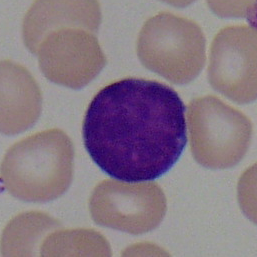
#> input picture Dataset/Single Cell/Blast/Im005_1.tif, 257 x 257 px
$ python sidebysidething.py
#> lines starting #> are read from the running program, lines starting #| are printed output that depends on the picture; after the words box and inside, x2 and y2 are one past the last pixel; in counts of white or black regions, pixels touching at a corner belong together; long printed decimals are rounded
from PIL import Image
from numpy import asarray
import numpy as np
import matplotlib.pyplot as plt
import cv2
import math


path = "../Dataset/Single Cell/Blast/Im005_1.tif"

im = cv2.imread(path)
#> im is the input picture: shape (257, 257, 3); mean B, G, R 132.8, 121, 136.4

im = Image.open(path)
#> im: PIL image 257x257 RGB
print(path)

imarr = np.copy(asarray(im.split()[0]))

clahe = cv2.createCLAHE(clipLimit=2.0, tileGridSize=(8, 8))

imarr = clahe.apply(imarr)

thresh = 130

n = len(imarr)
#> n = 257

m = len(imarr[0])
#> m = 257

for i in range (imarr.shape[0]):
    for j in range (imarr.shape[1]):
        if(imarr[i][j] > thresh):
            imarr[i][j] = 255
        else:
            imarr[i][j] = 0
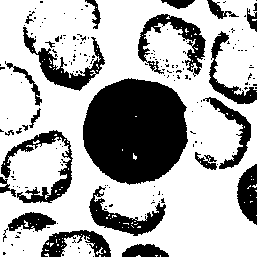
#> imarr: shape (257, 257); 68.9% white; 185 black regions (160 under 20 px), largest, box (x1, y1, x2, y2) and area: (83, 78, 188, 185) 8729, (1, 130, 73, 203) 1406, (138, 14, 206, 77) 1369


bimg = Image.fromarray(imarr)

bimg.show()

wl = 35
for i in range(n - wl):
    for j in range(m - wl):
        valid = True
        for k in range (i, i + wl):
            if (imarr[k][j] == 255):
                valid = False
                break
            if (imarr[k][j + wl] == 255):
                valid = False
                break
        if (valid == False):
            continue
        for k in range (j, j + wl):
            if (imarr[i][k] == 255):
                valid = False
                break
            if (imarr[i + wl][k] == 255):
                valid = False
                break
        if (valid == False):
            continue
        for x in range(i, i + wl):
            for y in range (j, j + wl):
                imarr[x][y] = 0
#> imarr: shape (257, 257); 68.8% white; 185 black regions (160 under 20 px), largest, box (x1, y1, x2, y2) and area: (83, 78, 188, 185) 8750, (1, 130, 73, 203) 1406, (138, 14, 206, 77) 1369


for i in range(n):
    for j in range(m):
        if(imarr[i][j] == 0):
            imarr[i][j] = 255
        else:
            imarr[i][j] = 0


imarr = cv2.morphologyEx(imarr, cv2.MORPH_CLOSE, (10,10), iterations=3)
#> imarr: shape (257, 257); 32.8% white; 116 white regions (91 under 20 px), largest, box (x1, y1, x2, y2) and area: (83, 81, 188, 188) 8753, (0, 133, 73, 206) 1733, (138, 17, 206, 80) 1570

wl = 40
for i in range(n - wl):
    for j in range(m - wl):
        valid = True
        for k in range (i, i + wl):
            if (imarr[k][j] == 0 and i < n - wl):
                valid = False
                break
            if (imarr[k][j + wl] == 0 and i < n - wl):
                valid = False
                break
        if (valid == False):
            continue
        for k in range (j, j + wl):
            if (imarr[i][k] == 0 and j < n - wl):
                valid = False
                break
            if (imarr[i + wl][k] == 0 and j < n - wl):
                valid = False
                break
        if (j == 0 or j == n-1 or j + wl == m - 1):
            valid = True
        if (i == 0 or i == n-1 or i + wl >= n - 1):
            valid = True
        if (valid == False):
            continue
        for x in range(i, i + wl):
            for y in range (j, j + wl):
                imarr[x][y] = 255


# [11 lines of commented-out code are left out]


imarr = cv2.morphologyEx(imarr, cv2.MORPH_OPEN, (10,10), iterations=5)
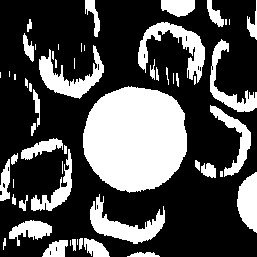
#> imarr: shape (257, 257); 31.1% white; 56 white regions (19 under 20 px)

cleanimg = Image.fromarray(imarr)

cleanimg.show()

# print(areaCalc(imarr, n//2, m//2, visited))

def getArea(contours):
    maxArea = 0
    idx = 0
    for i in range(0, len(contours)):
        area = cv2.contourArea(contours[i])
        if area > maxArea:
            maxArea = area
            idx = i
    maxPerimeter = len(np.array(contours[idx]))
    return maxArea, maxPerimeter

# image_src = cv2.imread("input.png")
# imarr = cv2.cvtColor(imarr, cv2.COLOR_BGR2GRAY)
ret, res = cv2.threshold(imarr, 250,255,0)

contours = cv2.findContours(res, cv2.RETR_LIST, cv2.CHAIN_APPROX_SIMPLE)[0]
#> contours = 67 contours, 38 with area under 20; largest, box (x1, y1, x2, y2) and area: (83, 86, 187, 193) 8586, (90, 194, 165, 244) 1234, (138, 22, 205, 83) 1208, (39, 45, 104, 99) 1142, (237, 172, 257, 233) 820

print(getArea(contours))
#> the loop in getArea, `for i in range(0, len(contours)):` made 67 passes
#> (area, maxArea) on passes 1, 5, 11, 14, 32: (82.5, 82.5), (272.5, 272.5), (501.5, 501.5), (1233.5, 1233.5), (8586, 8586)
#> area on passes 7, 8, 9, 13, 18, 21: 26.5, 264, 26.5, 45, 819.5, 138
#> after the loop in getArea, `for i in range(0, len(contours)):`: idx = 31; maxArea = 8586
#> in getArea, `maxPerimeter = len(np.array(contours[idx]))`: maxPerimeter = 184
#| (8586.0, 184)

area, perimeter = getArea(contours)
#> the loop in getArea (call 2), `for i in range(0, len(contours)):` made 67 passes
#> area on passes 7, 8, 9, 13, 18, 21, 23, 24, 25, 26, 28, 29: 26.5, 264, 26.5, 45, 819.5, 138, 28, 247.5, 39, 599, 364, 28.5
#> area = 8586; perimeter = 184

circularity = 4 * math.pi * area / (perimeter * perimeter)
#> circularity = 3.19

print("Blast Cell: ", area, perimeter, circularity)
#| Blast Cell:  8586.0 184 3.187

path = "../Dataset/Single Cell/Healthy/Im157_0.tif"

im = cv2.imread(path)
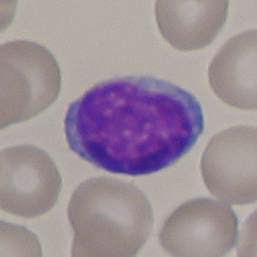
#> input picture Dataset/Single Cell/Healthy/Im157_0.tif, 257 x 257 px
#> im is the input picture: shape (257, 257, 3); mean B, G, R 152.2, 142.3, 156.5

im = Image.open(path)
#> im: PIL image 257x257 RGB
print(path)

imarr = np.copy(asarray(im.split()[0]))

clahe = cv2.createCLAHE(clipLimit=2.0, tileGridSize=(8, 8))

imarr = clahe.apply(imarr)
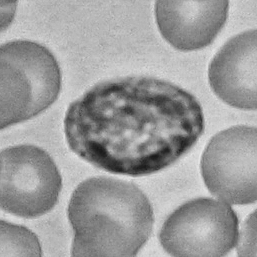
#> imarr: shape (257, 257); min 25, max 230, mean 157.2

thresh = 130

n = len(imarr)

m = len(imarr[0])

for i in range (imarr.shape[0]):
    for j in range (imarr.shape[1]):
        if(imarr[i][j] > thresh):
            imarr[i][j] = 255
        else:
            imarr[i][j] = 0
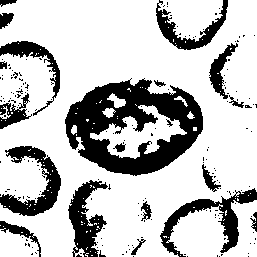
#> imarr: shape (257, 257); 75.1% white; 191 black regions (171 under 20 px), largest, box (x1, y1, x2, y2) and area: (65, 78, 203, 176) 7065, (160, 188, 257, 257) 1691, (0, 146, 61, 216) 1665


bimg = Image.fromarray(imarr)

bimg.show()

wl = 35
for i in range(n - wl):
    for j in range(m - wl):
        valid = True
        for k in range (i, i + wl):
            if (imarr[k][j] == 255):
                valid = False
                break
            if (imarr[k][j + wl] == 255):
                valid = False
                break
        if (valid == False):
            continue
        for k in range (j, j + wl):
            if (imarr[i][k] == 255):
                valid = False
                break
            if (imarr[i + wl][k] == 255):
                valid = False
                break
        if (valid == False):
            continue
        for x in range(i, i + wl):
            for y in range (j, j + wl):
                imarr[x][y] = 0


for i in range(n):
    for j in range(m):
        if(imarr[i][j] == 0):
            imarr[i][j] = 255
        else:
            imarr[i][j] = 0


imarr = cv2.morphologyEx(imarr, cv2.MORPH_CLOSE, (10,10), iterations=3)
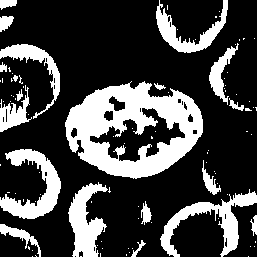
#> imarr: shape (257, 257); 26.4% white; 97 white regions (77 under 20 px), largest, box (x1, y1, x2, y2) and area: (65, 81, 203, 179) 7309, (160, 189, 257, 257) 1836, (0, 149, 61, 219) 1826

wl = 40
for i in range(n - wl):
    for j in range(m - wl):
        valid = True
        for k in range (i, i + wl):
            if (imarr[k][j] == 0 and i < n - wl):
                valid = False
                break
            if (imarr[k][j + wl] == 0 and i < n - wl):
                valid = False
                break
        if (valid == False):
            continue
        for k in range (j, j + wl):
            if (imarr[i][k] == 0 and j < n - wl):
                valid = False
                break
            if (imarr[i + wl][k] == 0 and j < n - wl):
                valid = False
                break
        if (j == 0 or j == n-1 or j + wl == m - 1):
            valid = True
        if (i == 0 or i == n-1 or i + wl >= n - 1):
            valid = True
        if (valid == False):
            continue
        for x in range(i, i + wl):
            for y in range (j, j + wl):
                imarr[x][y] = 255


# [11 lines of commented-out code are left out]


imarr = cv2.morphologyEx(imarr, cv2.MORPH_OPEN, (10,10), iterations=5)
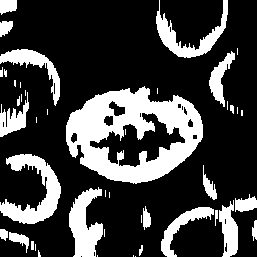
#> imarr: shape (257, 257); 25.3% white; 45 white regions (22 under 20 px)

cleanimg = Image.fromarray(imarr)

cleanimg.show()

# print(areaCalc(imarr, n//2, m//2, visited))


# image_src = cv2.imread("input.png")
# imarr = cv2.cvtColor(imarr, cv2.COLOR_BGR2GRAY)
ret, res = cv2.threshold(imarr, 250,255,0)

contours = cv2.findContours(res, cv2.RETR_LIST, cv2.CHAIN_APPROX_SIMPLE)[0]
#> contours = 61 contours, 35 with area under 20; largest, box (x1, y1, x2, y2) and area: (66, 86, 203, 184) 9458, (89, 112, 186, 168) 2328, (0, 154, 61, 224) 1636, (69, 187, 103, 257) 1312, (156, 0, 228, 58) 1052

print(getArea(contours))
#| (9457.5, 223)

area, perimeter = getArea(contours)
#> area = 9457.5; perimeter = 223

circularity = 4 * math.pi * area / (perimeter * perimeter)
#> circularity = 2.39

print("Healthy Cell: ", area, perimeter, circularity)
#| Healthy Cell:  9457.5 223 2.390
